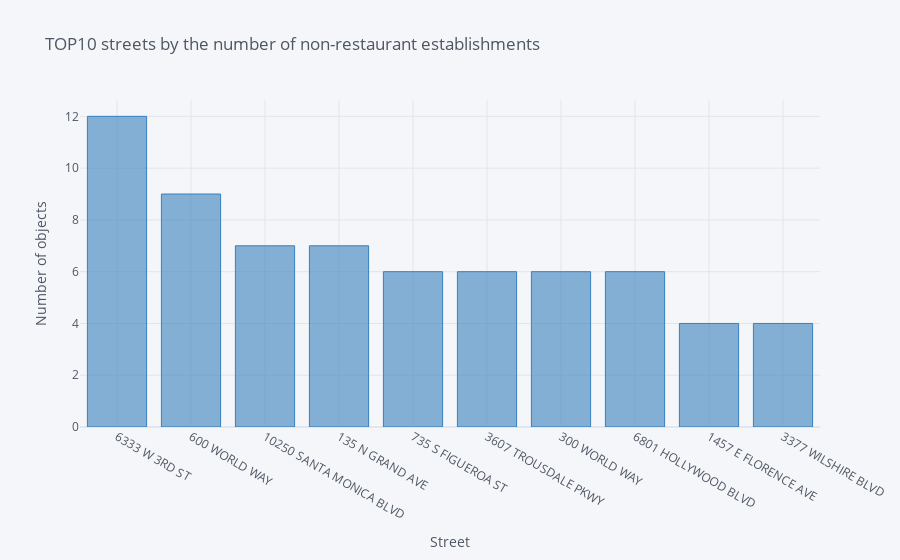

Notebook source saved alongside this figure:
### Markdown cell above
Now, let's do the same for non-restaurants:

### Code cell
street_stats_other = rest_data[rest_data['object_type'] != 'Restaurant']['street'].value_counts()
street_stats_other.name = 'street_stats'
street_stats_other = pd.DataFrame(street_stats_other)
street_stats_other[:10].iplot(kind='bar', color='blue',
                            xTitle='Street',
                        yTitle='Number of objects', title='TOP10 streets by the number of non-restaurant establishments')

### Figure 1 — Plotly figure (JSON) as saved in the notebook; plotly's stock layout.template omitted (floating-point values rounded to 4 significant figures)
{"data": [{"marker": {"color": "rgba(55, 128, 191, 0.6)", "line": {"color": "rgba(55, 128, 191, 1.0)", "width": 1}}, "name": "street_stats", "orientation": "v", "text": "", "type": "bar", "x": ["6333 W 3RD ST", "600 WORLD WAY", "10250 SANTA MONICA BLVD", "135 N GRAND AVE", "735 S FIGUEROA ST", "3607 TROUSDALE PKWY", "300 WORLD WAY", "6801 HOLLYWOOD BLVD", "1457 E FLORENCE AVE", "3377 WILSHIRE BLVD"], "y": [12, 9, 7, 7, 6, 6, 6, 6, 4, 4]}], "layout": {"legend": {"bgcolor": "#F5F6F9", "font": {"color": "#4D5663"}}, "paper_bgcolor": "#F5F6F9", "plot_bgcolor": "#F5F6F9", "title": {"font": {"color": "#4D5663"}, "text": "TOP10 streets by the number of non-restaurant establishments"}, "xaxis": {"gridcolor": "#E1E5ED", "showgrid": true, "tickfont": {"color": "#4D5663"}, "title": {"font": {"color": "#4D5663"}, "text": "Street"}, "zerolinecolor": "#E1E5ED"}, "yaxis": {"gridcolor": "#E1E5ED", "showgrid": true, "tickfont": {"color": "#4D5663"}, "title": {"font": {"color": "#4D5663"}, "text": "Number of objects"}, "zerolinecolor": "#E1E5ED"}}}
